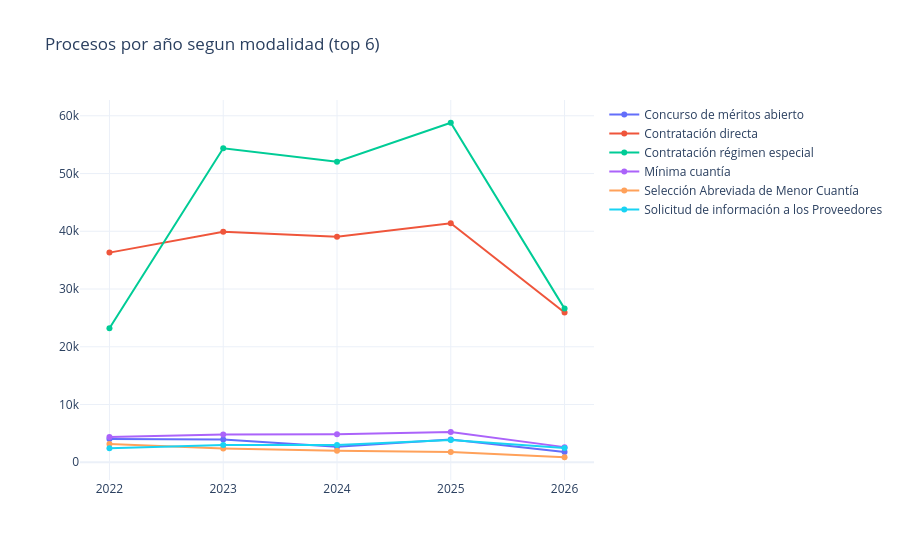

The notebook cell this image was saved under:
### Code cell
por_modalidad_año = (
    df_base.assign(año=df_base["fecha_de_publicacion_del"].dt.year)
    .groupby(["año", "modalidad_de_contratacion"]).size()
    .reset_index(name="procesos")
)
top_modalidades = df_base["modalidad_de_contratacion"].value_counts().head(6).index.tolist()

fig = go.Figure()
for mod, grupo in por_modalidad_año[por_modalidad_año["modalidad_de_contratacion"].isin(top_modalidades)].groupby("modalidad_de_contratacion"):
    fig.add_trace(go.Scatter(x=grupo["año"], y=grupo["procesos"], mode="lines+markers", name=mod))
fig.update_layout(title="Procesos por año segun modalidad (top 6)", template="plotly_white")
fig.show()

### Figure 1 — Plotly figure (JSON) as saved in the notebook; plotly's stock layout.template omitted (floating-point values rounded to 4 significant figures)
{"data": [{"mode": "lines+markers", "name": "Concurso de méritos abierto", "type": "scatter", "x": [2022, 2023, 2024, 2025, 2026], "y": [4018, 3943, 2701, 3951, 1759]}, {"mode": "lines+markers", "name": "Contratación directa", "type": "scatter", "x": [2022, 2023, 2024, 2025, 2026], "y": [36304, 39910, 39069, 41383, 25938]}, {"mode": "lines+markers", "name": "Contratación régimen especial", "type": "scatter", "x": [2022, 2023, 2024, 2025, 2026], "y": [23200, 54361, 52057, 58792, 26606]}, {"mode": "lines+markers", "name": "Mínima cuantía", "type": "scatter", "x": [2022, 2023, 2024, 2025, 2026], "y": [4366, 4805, 4848, 5235, 2620]}, {"mode": "lines+markers", "name": "Selección Abreviada de Menor Cuantía", "type": "scatter", "x": [2022, 2023, 2024, 2025, 2026], "y": [3170, 2396, 2011, 1767, 867]}, {"mode": "lines+markers", "name": "Solicitud de información a los Proveedores", "type": "scatter", "x": [2022, 2023, 2024, 2025, 2026], "y": [2406, 2982, 3005, 3840, 2460]}], "layout": {"title": {"text": "Procesos por año segun modalidad (top 6)"}}}
